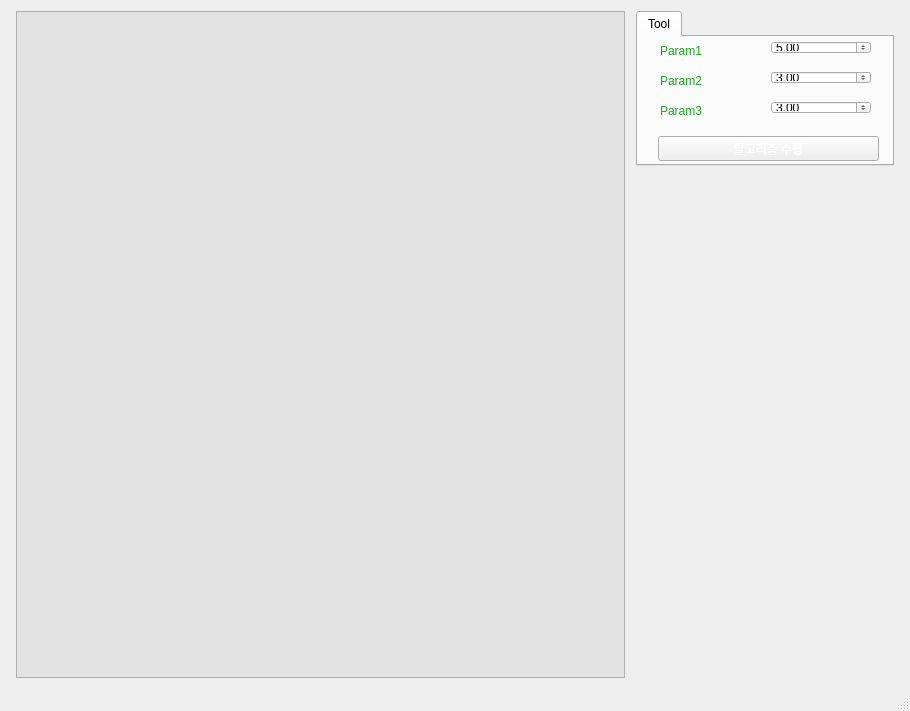
<?xml version="1.0" encoding="UTF-8"?>
<ui version="4.0">
 <class>platformClass</class>
 <widget class="QMainWindow" name="platformClass">
  <property name="geometry">
   <rect>
    <x>0</x>
    <y>0</y>
    <width>910</width>
    <height>711</height>
   </rect>
  </property>
  <property name="maximumSize">
   <size>
    <width>16777215</width>
    <height>16777215</height>
   </size>
  </property>
  <property name="windowTitle">
   <string>연구실 플랫폼 연습용</string>
  </property>
  <property name="windowIcon">
   <iconset>
    <normaloff>Resources/Deep Imaging Laboratory.bmp</normaloff>Resources/Deep Imaging Laboratory.bmp</iconset>
  </property>
  <property name="autoFillBackground">
   <bool>false</bool>
  </property>
  <property name="styleSheet">
   <string notr="true"/>
  </property>
  <widget class="QWidget" name="centralWidget">
   <property name="sizePolicy">
    <sizepolicy hsizetype="Expanding" vsizetype="Expanding">
     <horstretch>0</horstretch>
     <verstretch>0</verstretch>
    </sizepolicy>
   </property>
   <layout class="QGridLayout" name="gridLayout_3">
    <item row="0" column="0">
     <layout class="QHBoxLayout" name="horizontalLayout_3" stretch="0,0,0,0">
      <property name="sizeConstraint">
       <enum>QLayout::SetMaximumSize</enum>
      </property>
      <property name="leftMargin">
       <number>5</number>
      </property>
      <property name="rightMargin">
       <number>5</number>
      </property>
      <item>
       <layout class="QVBoxLayout" name="verticalLayout">
        <property name="sizeConstraint">
         <enum>QLayout::SetMinimumSize</enum>
        </property>
       </layout>
      </item>
      <item>
       <spacer name="verticalSpacer_ScreenHeight">
        <property name="orientation">
         <enum>Qt::Vertical</enum>
        </property>
        <property name="sizeType">
         <enum>QSizePolicy::MinimumExpanding</enum>
        </property>
        <property name="sizeHint" stdset="0">
         <size>
          <width>0</width>
          <height>600</height>
         </size>
        </property>
       </spacer>
      </item>
      <item>
       <layout class="QVBoxLayout" name="verticalLayout_3" stretch="0,1">
        <item>
         <spacer name="horizontalSpacer_ScreenWidth">
          <property name="orientation">
           <enum>Qt::Horizontal</enum>
          </property>
          <property name="sizeType">
           <enum>QSizePolicy::MinimumExpanding</enum>
          </property>
          <property name="sizeHint" stdset="0">
           <size>
            <width>600</width>
            <height>0</height>
           </size>
          </property>
         </spacer>
        </item>
        <item>
         <layout class="QGridLayout" name="gridLayout_2">
          <property name="leftMargin">
           <number>0</number>
          </property>
          <property name="topMargin">
           <number>0</number>
          </property>
          <property name="rightMargin">
           <number>5</number>
          </property>
          <property name="bottomMargin">
           <number>0</number>
          </property>
          <item row="0" column="0">
           <widget class="QFrame" name="frame">
            <property name="styleSheet">
             <string notr="true">background-color: rgb(227, 227, 227);</string>
            </property>
            <property name="frameShape">
             <enum>QFrame::StyledPanel</enum>
            </property>
            <property name="frameShadow">
             <enum>QFrame::Raised</enum>
            </property>
           </widget>
          </item>
         </layout>
        </item>
       </layout>
      </item>
      <item>
       <layout class="QVBoxLayout" name="verticalLayout_2" stretch="0,0">
        <property name="sizeConstraint">
         <enum>QLayout::SetMinimumSize</enum>
        </property>
        <item>
         <widget class="QTabWidget" name="tabWidget_2">
          <property name="sizePolicy">
           <sizepolicy hsizetype="Fixed" vsizetype="Fixed">
            <horstretch>0</horstretch>
            <verstretch>0</verstretch>
           </sizepolicy>
          </property>
          <property name="minimumSize">
           <size>
            <width>258</width>
            <height>155</height>
           </size>
          </property>
          <property name="maximumSize">
           <size>
            <width>258</width>
            <height>640</height>
           </size>
          </property>
          <property name="styleSheet">
           <string notr="true"/>
          </property>
          <property name="currentIndex">
           <number>0</number>
          </property>
          <widget class="QWidget" name="tab_3">
           <attribute name="title">
            <string>Tool</string>
           </attribute>
           <widget class="QWidget" name="layoutWidget_4">
            <property name="geometry">
             <rect>
              <x>0</x>
              <y>60</y>
              <width>257</width>
              <height>28</height>
             </rect>
            </property>
            <layout class="QHBoxLayout" name="horizontalLayout_8">
             <property name="topMargin">
              <number>4</number>
             </property>
             <item>
              <widget class="QLabel" name="label_13">
               <property name="minimumSize">
                <size>
                 <width>94</width>
                 <height>20</height>
                </size>
               </property>
               <property name="maximumSize">
                <size>
                 <width>71</width>
                 <height>20</height>
                </size>
               </property>
               <property name="layoutDirection">
                <enum>Qt::LeftToRight</enum>
               </property>
               <property name="styleSheet">
                <string notr="true">color: rgb(23, 168, 26);
font: 75 10.5pt &quot;맑은 고딕&quot;;</string>
               </property>
               <property name="text">
                <string>Param3</string>
               </property>
               <property name="alignment">
                <set>Qt::AlignLeading|Qt::AlignLeft|Qt::AlignVCenter</set>
               </property>
              </widget>
             </item>
             <item>
              <widget class="QDoubleSpinBox" name="doubleSpinBox_3">
               <property name="maximumSize">
                <size>
                 <width>100</width>
                 <height>16777215</height>
                </size>
               </property>
               <property name="styleSheet">
                <string notr="true">font: 75 10.5pt &quot;맑은 고딕&quot;;</string>
               </property>
               <property name="minimum">
                <double>-1000.000000000000000</double>
               </property>
               <property name="maximum">
                <double>1000.000000000000000</double>
               </property>
               <property name="singleStep">
                <double>0.100000000000000</double>
               </property>
               <property name="value">
                <double>3.000000000000000</double>
               </property>
              </widget>
             </item>
            </layout>
           </widget>
           <widget class="QWidget" name="layoutWidget_2">
            <property name="geometry">
             <rect>
              <x>0</x>
              <y>0</y>
              <width>257</width>
              <height>28</height>
             </rect>
            </property>
            <layout class="QHBoxLayout" name="horizontalLayout_6">
             <property name="topMargin">
              <number>4</number>
             </property>
             <item>
              <widget class="QLabel" name="label_3">
               <property name="minimumSize">
                <size>
                 <width>94</width>
                 <height>20</height>
                </size>
               </property>
               <property name="maximumSize">
                <size>
                 <width>71</width>
                 <height>20</height>
                </size>
               </property>
               <property name="layoutDirection">
                <enum>Qt::LeftToRight</enum>
               </property>
               <property name="styleSheet">
                <string notr="true">color: rgb(23, 168, 26);
font: 75 10.5pt &quot;맑은 고딕&quot;;</string>
               </property>
               <property name="text">
                <string>Param1</string>
               </property>
               <property name="alignment">
                <set>Qt::AlignLeading|Qt::AlignLeft|Qt::AlignVCenter</set>
               </property>
              </widget>
             </item>
             <item>
              <widget class="QDoubleSpinBox" name="doubleSpinBox">
               <property name="maximumSize">
                <size>
                 <width>100</width>
                 <height>16777215</height>
                </size>
               </property>
               <property name="styleSheet">
                <string notr="true">font: 75 10.5pt &quot;맑은 고딕&quot;;</string>
               </property>
               <property name="minimum">
                <double>-1000.000000000000000</double>
               </property>
               <property name="maximum">
                <double>1000.000000000000000</double>
               </property>
               <property name="singleStep">
                <double>0.100000000000000</double>
               </property>
               <property name="value">
                <double>5.000000000000000</double>
               </property>
              </widget>
             </item>
            </layout>
           </widget>
           <widget class="QPushButton" name="pushButton_run">
            <property name="enabled">
             <bool>true</bool>
            </property>
            <property name="geometry">
             <rect>
              <x>20</x>
              <y>99</y>
              <width>221</width>
              <height>25</height>
             </rect>
            </property>
            <property name="styleSheet">
             <string notr="true">color: rgb(255, 255, 255);
font: 75 10.5pt &quot;맑은 고딕&quot;;</string>
            </property>
            <property name="text">
             <string>알고리즘 수행</string>
            </property>
           </widget>
           <widget class="QWidget" name="layoutWidget_5">
            <property name="geometry">
             <rect>
              <x>0</x>
              <y>30</y>
              <width>257</width>
              <height>28</height>
             </rect>
            </property>
            <layout class="QHBoxLayout" name="horizontalLayout_9">
             <property name="topMargin">
              <number>4</number>
             </property>
             <item>
              <widget class="QLabel" name="label_14">
               <property name="minimumSize">
                <size>
                 <width>94</width>
                 <height>20</height>
                </size>
               </property>
               <property name="maximumSize">
                <size>
                 <width>71</width>
                 <height>20</height>
                </size>
               </property>
               <property name="layoutDirection">
                <enum>Qt::LeftToRight</enum>
               </property>
               <property name="styleSheet">
                <string notr="true">color: rgb(23, 168, 26);
font: 75 10.5pt &quot;맑은 고딕&quot;;</string>
               </property>
               <property name="text">
                <string>Param2</string>
               </property>
               <property name="alignment">
                <set>Qt::AlignLeading|Qt::AlignLeft|Qt::AlignVCenter</set>
               </property>
              </widget>
             </item>
             <item>
              <widget class="QDoubleSpinBox" name="doubleSpinBox_2">
               <property name="maximumSize">
                <size>
                 <width>100</width>
                 <height>16777215</height>
                </size>
               </property>
               <property name="styleSheet">
                <string notr="true">font: 75 10.5pt &quot;맑은 고딕&quot;;</string>
               </property>
               <property name="minimum">
                <double>-1000.000000000000000</double>
               </property>
               <property name="maximum">
                <double>1000.000000000000000</double>
               </property>
               <property name="singleStep">
                <double>0.100000000000000</double>
               </property>
               <property name="value">
                <double>3.000000000000000</double>
               </property>
              </widget>
             </item>
            </layout>
           </widget>
          </widget>
         </widget>
        </item>
        <item>
         <spacer name="verticalSpacer">
          <property name="orientation">
           <enum>Qt::Vertical</enum>
          </property>
          <property name="sizeType">
           <enum>QSizePolicy::MinimumExpanding</enum>
          </property>
          <property name="sizeHint" stdset="0">
           <size>
            <width>20</width>
            <height>0</height>
           </size>
          </property>
         </spacer>
        </item>
       </layout>
      </item>
     </layout>
    </item>
   </layout>
  </widget>
  <widget class="QMenuBar" name="menuBar">
   <property name="geometry">
    <rect>
     <x>0</x>
     <y>0</y>
     <width>910</width>
     <height>21</height>
    </rect>
   </property>
  </widget>
  <widget class="QStatusBar" name="statusBar"/>
 </widget>
 <layoutdefault spacing="6" margin="11"/>
 <resources>
  <include location="platform.qrc"/>
 </resources>
 <connections/>
</ui>
